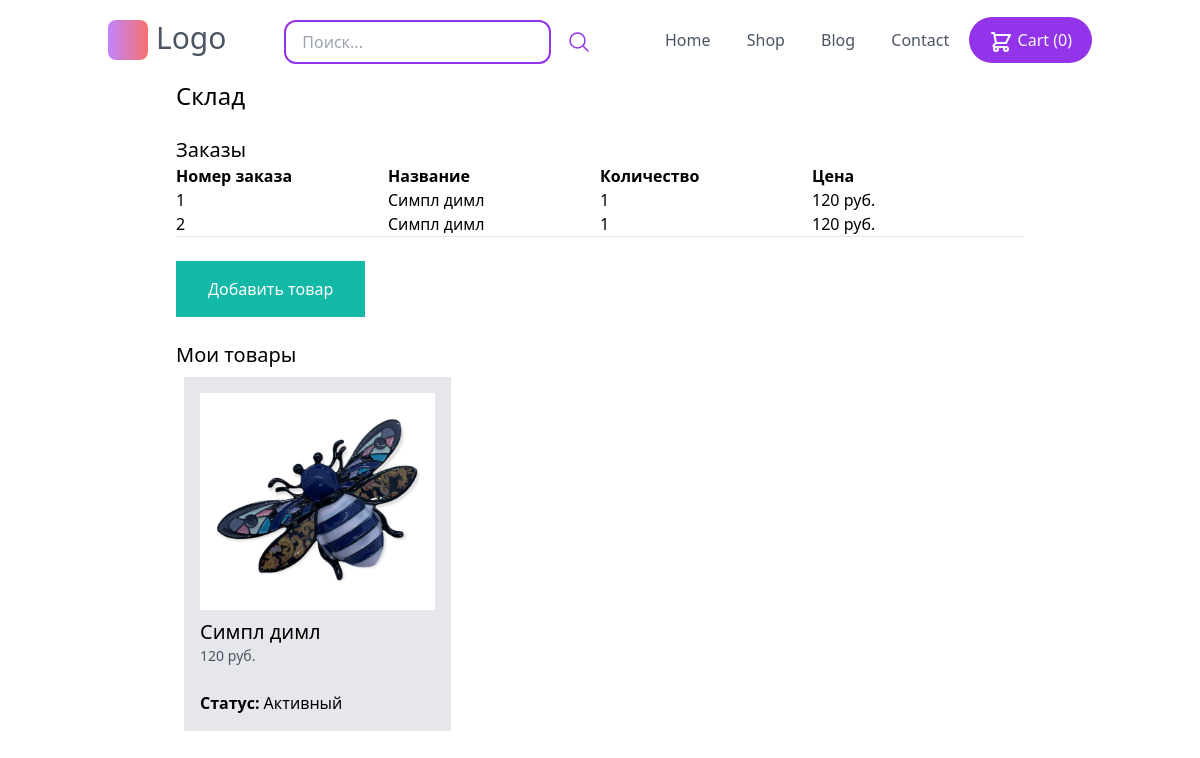
Page /my-store/ (signed in) on the earlier database version.
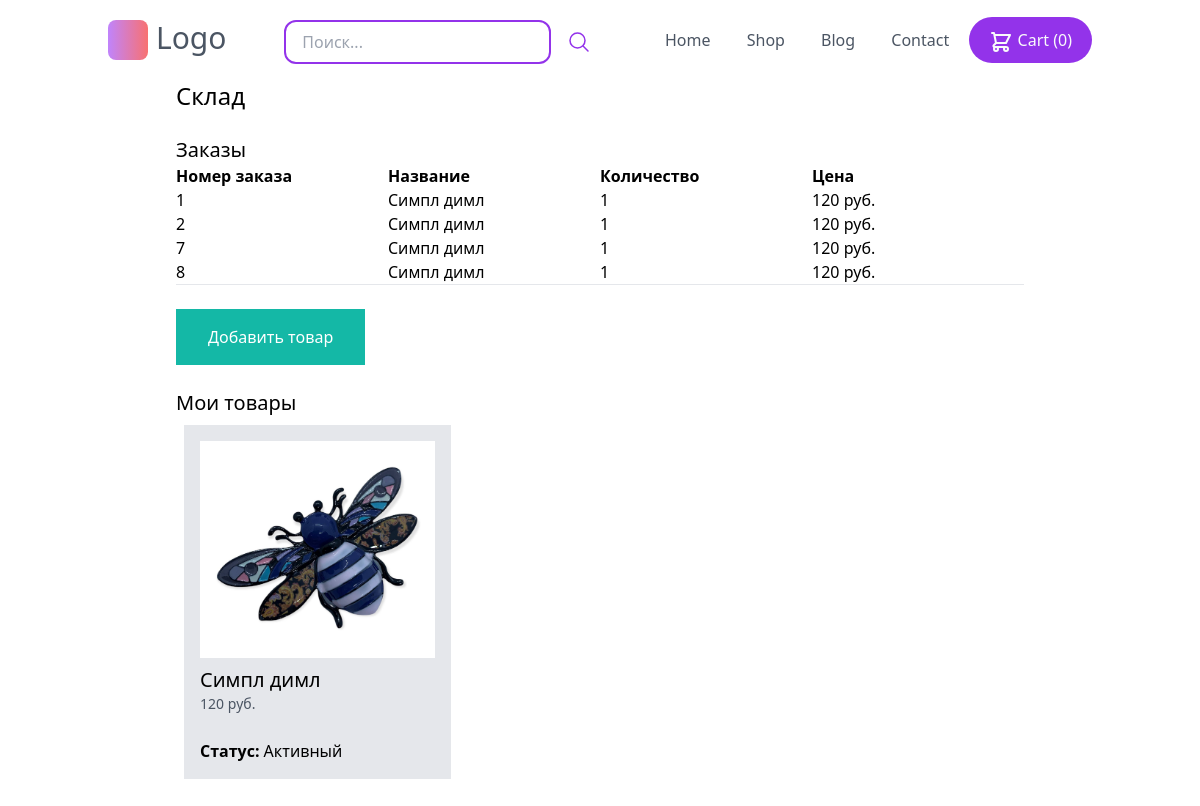
Same page on the later database version.
### store/models.py (models this page shows, shortened)
class OrderItem(models.Model):
    order = models.ForeignKey(Order, related_name='items', on_delete=models.CASCADE)
    product = models.ForeignKey(Product, related_name='items', on_delete=models.CASCADE)
    price = models.IntegerField()
    quantity = models.IntegerField(default=1)

class Order(models.Model):
    first_name = models.CharField(max_length=255)
    last_name = models.CharField(max_length=255)
    address = models.CharField(max_length=255)
    zipcode = models.CharField(max_length=255)
    city = models.CharField(max_length=255)
    paid_amount = models.IntegerField(blank=True, null=True)
    is_paid = models.BooleanField(default=False)
    payment_intent = models.CharField(max_length=255)
    created_by = models.ForeignKey(
        User, related_name='orders', on_delete=models.SET_NULL, null=True)
    created_at = models.DateTimeField(auto_now_add=True)

class Product(models.Model):
    DRAFT = 'Черновик'
    WAITING_APPROVAL = 'Ожидает подтверждения'
    ACTIVE = 'Активный'
    DELETED = 'Удалён'
    STATUS_CHOICES = (
        (DRAFT, 'Черновик'),
        (WAITING_APPROVAL, 'Ожидает подтверждения'),
        (ACTIVE, 'Активный'),
        (DELETED, 'Удалён'),
    )
    user = models.ForeignKey(
        User, related_name='products', on_delete=models.CASCADE, verbose_name='Пользователь')
    category = models.ForeignKey(
        Category, related_name='products', on_delete=models.CASCADE, verbose_name='Категория')
    title = models.CharField(max_length=50, verbose_name='Название')
    slug = models.SlugField(max_length=50, verbose_name='Слаг')
    description = models.TextField(blank=True, verbose_name='Описание')
    price = models.IntegerField()
    created_at = models.DateTimeField(auto_now_add=True)
    updated_at = models.DateTimeField(auto_now=True)
    image = models.ImageField(upload_to='uploads/product_images', blank=True, null=True)
    thumbnail = models.ImageField(upload_to='uploads/product_images/thumbnail', blank=True, null=True)
    status = models.CharField(
        max_length=50, verbose_name='Статус', choices=STATUS_CHOICES, default=ACTIVE)
    class Meta:
        verbose_name = 'Товар'
        verbose_name_plural = 'Товары'
        ordering = ('-created_at',)
    def get_display_price(self):
        return self.price

### userprofile/views.py (the view)
# urls.py: path('my-store/', views.my_store, name='my_store'),
@login_required
def my_store(request):
    products = request.user.products.exclude(status=Product.DELETED)
    order_items = OrderItem.objects.filter(product__user=request.user)
    print(order_items)
    return render(request, 'userprofile/my_store.html', {
        'products': products,
        'order_items': order_items
    })

### store/cart.py (called while the page is built)
    def __len__(self):
        return sum(item['quantity'] for item in self.cart.values())

### store/context_processors.py (called while the page is built)
def cart(request):
    return {'cart': Cart(request)}

### userprofile/templates/userprofile/my_store.html (shortened to what this page needs)
{% extends 'core/base.html' %}
{% block content %}
<h1 class="text-2xl"> Склад </h1>
<h2 class="mt-6 text-xl">Заказы</h2>
<div class="flex flex-wrap">
    <div class="w-1/4">
        <strong>Номер заказа</strong>
    </div>
    <div class="w-1/4">
        <strong>Название</strong>
    </div>
    <div class="w-1/4">
        <strong>Количество</strong>
    </div>
    <div class="w-1/4">
        <strong>Цена</strong>
    </div>
</div>
{% for order_item in order_items %}
<div class="flex flex-wrap">
    <div class="w-1/4">
       <a href="{% url 'my_store_order_detail' order_item.order.id %}"> {{ order_item.order.id}}</a>
    </div>
    <div class="w-1/4">
        {{ order_item.product.title }}
    </div>
    <div class="w-1/4">
        {{ order_item.quantity }}
    </div>
    <div class="w-1/4">
        {{ order_item.price }} руб.
    </div>
</div>
{% endfor %}
<hr>
<a href="{% url 'add_product' %}" class="mt-6 inline-block py-4 px-8 bg-teal-500 text-white">Добавить товар</a>
<h2 class="mt-6 text-xl">Мои товары</h2>
{% if products %}
<div class="flex flex-wrap">
    {% for product in products %}
       <div class="product w-1/3 p-2">
           <div class="p-4 bg-gray-200">
               <a href="{% url 'edit_product' product.id %}">
                   {% if product.image %}
                   <div class="image mb-2">
                       <img src="{{ product.image.url }}" alt="Image of {{ product.title }}">
                   </div>
                   {% endif %}
                   <h2 class="text-xl">{{ product.title }}</h2>
                   <p class="text-sm text-gray-600">
                       {{ product.get_display_price }} руб.
                   </p>
                   <hr class='my-3'>
                   <p><strong>Статус: </strong>{{ product.get_status_display }}</p>
               </a>
           </div>
       </div>
   {% endfor %}
   </div>
{% else %}
<p class="mt-4 py-4 px-8 bg-gray-200">Здесь еще нет не одного товара...</p>
{% endif %}
{% endblock %}

Differences in the rows shown:
added OrderItem: order.id "7", product "Симпл димл", quantity "1", price "120"
added OrderItem: order.id "8", product "Симпл димл", quantity "1", price "120"
